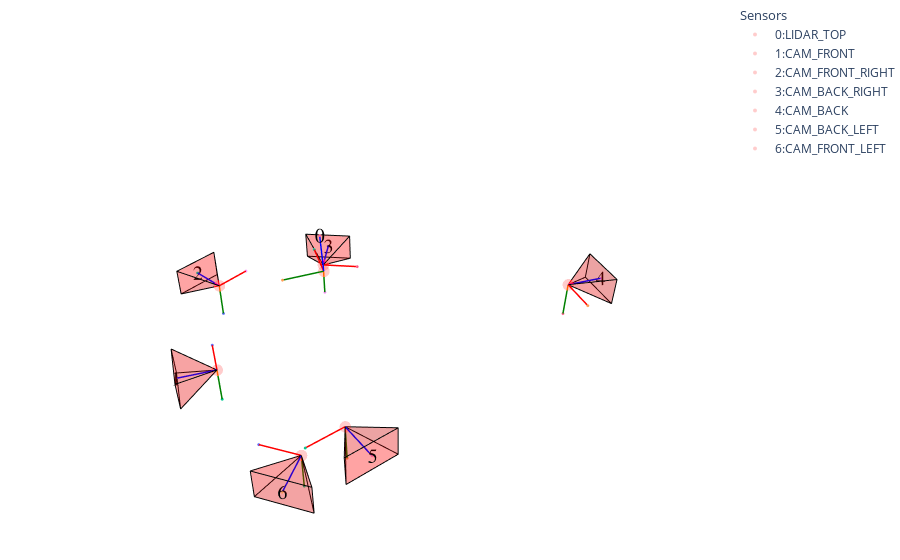

The notebook cell saved with this chart:
### Markdown cell above
### Plot Camera Pose

### Code cell
nusc = NuScenes(version='v1.0-mini', dataroot='data/sets/nuscenes', verbose=False)
sensors = ['LIDAR_TOP', 'CAM_FRONT', 'CAM_FRONT_RIGHT', 'CAM_BACK_RIGHT', 'CAM_BACK', 'CAM_BACK_LEFT', 'CAM_FRONT_LEFT']

scene_idx = 1
scene = nusc.scene[scene_idx]
first_sample_token = scene['first_sample_token']
scene_sample = nusc.get('sample', first_sample_token)
sensor_params = SensorParameters(nusc, scene_sample, sensors)

tvs, transform_matrices = sensor_params.global_pose(sensor_params.current_sample, inverse=True)

q = Quaternion(tvs[0][:-3])

# plot_camera_pose(transform_matrices, sensors)
fig = plot_camera_pose(transform_matrices, sensors)

### Figure 1 — Plotly figure (JSON) as saved in the notebook; plotly's stock layout.template omitted (floating-point values rounded to 4 significant figures)
{"data": [{"legendgroup": "main", "legendgrouptitle": {"text": "Sensors"}, "marker": {"color": "rgba(255, 0, 0, 0.2)", "size": 4}, "mode": "markers", "name": "0:LIDAR_TOP", "showlegend": true, "type": "scatter3d", "x": [601.0], "y": [1647.0], "z": [1.823]}, {"line": {"color": "red", "width": 3}, "mode": "lines", "name": "Axis 1", "showlegend": false, "type": "scatter3d", "x": [601.0, 600.9], "y": [1647.0, 1647.0], "z": [1.823, 1.822]}, {"marker": {"size": 1}, "mode": "markers", "showlegend": false, "type": "scatter3d", "x": [600.9], "y": [1647.0], "z": [1.822]}, {"line": {"color": "green", "width": 3}, "mode": "lines", "name": "Axis 2", "showlegend": false, "type": "scatter3d", "x": [601.0, 601.1], "y": [1647.0, 1647.0], "z": [1.823, 1.814]}, {"marker": {"size": 1}, "mode": "markers", "showlegend": false, "type": "scatter3d", "x": [601.1], "y": [1647.0], "z": [1.814]}, {"line": {"color": "blue", "width": 3}, "mode": "lines", "name": "Axis 3", "showlegend": false, "type": "scatter3d", "x": [601.0, 601.0], "y": [1647.0, 1647.0], "z": [1.823, 1.973]}, {"marker": {"size": 1}, "mode": "markers", "showlegend": false, "type": "scatter3d", "x": [601.0], "y": [1647.0], "z": [1.973]}, {"mode": "text", "showlegend": false, "text": ["0"], "textfont": {"color": "black", "family": "Arial", "size": 20}, "textposition": "middle center", "type": "scatter3d", "x": [601.0], "y": [1647.0], "z": [1.973]}, {"legendgroup": "main", "legendgrouptitle": {"text": "Sensors"}, "marker": {"color": "rgba(255, 0, 0, 0.2)", "size": 4}, "mode": "markers", "name": "1:CAM_FRONT", "showlegend": true, "type": "scatter3d", "x": [601.4], "y": [1647.0], "z": [1.464]}, {"line": {"color": "black", "width": 2}, "mode": "lines", "showlegend": false, "type": "scatter3d", "x": [601.5, 601.6, 601.6, 601.5], "y": [1647.0, 1647.0, 1647.0, 1647.0], "z": [1.401, 1.405, 1.525, 1.521]}, {"color": "rgba(255, 0, 0, 0.2)", "showlegend": false, "type": "mesh3d", "x": [601.5, 601.6, 601.6, 601.5], "y": [1647.0, 1647.0, 1647.0, 1647.0], "z": [1.401, 1.405, 1.525, 1.521]}, {"line": {"color": "black", "width": 2}, "mode": "lines", "showlegend": false, "type": "scatter3d", "x": [601.5, 601.6, 601.4], "y": [1647.0, 1647.0, 1647.0], "z": [1.401, 1.405, 1.464]}, {"color": "rgba(255, 0, 0, 0.2)", "showlegend": false, "type": "mesh3d", "x": [601.5, 601.6, 601.4], "y": [1647.0, 1647.0, 1647.0], "z": [1.401, 1.405, 1.464]}, {"line": {"color": "black", "width": 2}, "mode": "lines", "showlegend": false, "type": "scatter3d", "x": [601.6, 601.6, 601.4], "y": [1647.0, 1647.0, 1647.0], "z": [1.405, 1.525, 1.464]}, {"color": "rgba(255, 0, 0, 0.2)", "showlegend": false, "type": "mesh3d", "x": [601.6, 601.6, 601.4], "y": [1647.0, 1647.0, 1647.0], "z": [1.405, 1.525, 1.464]}, {"line": {"color": "black", "width": 2}, "mode": "lines", "showlegend": false, "type": "scatter3d", "x": [601.6, 601.5, 601.4], "y": [1647.0, 1647.0, 1647.0], "z": [1.525, 1.521, 1.464]}, {"color": "rgba(255, 0, 0, 0.2)", "showlegend": false, "type": "mesh3d", "x": [601.6, 601.5, 601.4], "y": [1647.0, 1647.0, 1647.0], "z": [1.525, 1.521, 1.464]}, {"line": {"color": "black", "width": 2}, "mode": "lines", "showlegend": false, "type": "scatter3d", "x": [601.5, 601.5, 601.4], "y": [1647.0, 1647.0, 1647.0], "z": [1.521, 1.401, 1.464]}, {"color": "rgba(255, 0, 0, 0.2)", "showlegend": false, "type": "mesh3d", "x": [601.5, 601.5, 601.4], "y": [1647.0, 1647.0, 1647.0], "z": [1.521, 1.401, 1.464]}, {"line": {"color": "red", "width": 3}, "mode": "lines", "name": "Axis 1", "showlegend": false, "type": "scatter3d", "x": [601.4, 601.3], "y": [1647.0, 1647.0], "z": [1.464, 1.462]}, {"marker": {"size": 1}, "mode": "markers", "showlegend": false, "type": "scatter3d", "x": [601.3], "y": [1647.0], "z": [1.462]}, {"line": {"color": "green", "width": 3}, "mode": "lines", "name": "Axis 2", "showlegend": false, "type": "scatter3d", "x": [601.4, 601.4], "y": [1647.0, 1647.0], "z": [1.464, 1.314]}, {"marker": {"size": 1}, "mode": "markers", "showlegend": false, "type": "scatter3d", "x": [601.4], "y": [1647.0], "z": [1.314]}, {"line": {"color": "blue", "width": 3}, "mode": "lines", "name": "Axis 3", "showlegend": false, "type": "scatter3d", "x": [601.4, 601.5], "y": [1647.0, 1647.0], "z": [1.464, 1.463]}, {"marker": {"size": 1}, "mode": "markers", "showlegend": false, "type": "scatter3d", "x": [601.5], "y": [1647.0], "z": [1.463]}, {"mode": "text", "showlegend": false, "text": ["1"], "textfont": {"color": "black", "family": "Arial", "size": 20}, "textposition": "middle center", "type": "scatter3d", "x": [601.5], "y": [1647.0], "z": [1.463]}, {"legendgroup": "main", "legendgrouptitle": {"text": "Sensors"}, "marker": {"color": "rgba(255, 0, 0, 0.2)", "size": 4}, "mode": "markers", "name": "2:CAM_FRONT_RIGHT", "showlegend": true, "type": "scatter3d", "x": [601.1], "y": [1646.0], "z": [1.487]}, {"line": {"color": "black", "width": 2}, "mode": "lines", "showlegend": false, "type": "scatter3d", "x": [601.0, 601.2, 601.2, 601.0], "y": [1646.0, 1646.0, 1646.0, 1646.0], "z": [1.426, 1.426, 1.546, 1.546]}, {"color": "rgba(255, 0, 0, 0.2)", "showlegend": false, "type": "mesh3d", "x": [601.0, 601.2, 601.2, 601.0], "y": [1646.0, 1646.0, 1646.0, 1646.0], "z": [1.426, 1.426, 1.546, 1.546]}, {"line": {"color": "black", "width": 2}, "mode": "lines", "showlegend": false, "type": "scatter3d", "x": [601.0, 601.2, 601.1], "y": [1646.0, 1646.0, 1646.0], "z": [1.426, 1.426, 1.487]}, {"color": "rgba(255, 0, 0, 0.2)", "showlegend": false, "type": "mesh3d", "x": [601.0, 601.2, 601.1], "y": [1646.0, 1646.0, 1646.0], "z": [1.426, 1.426, 1.487]}, {"line": {"color": "black", "width": 2}, "mode": "lines", "showlegend": false, "type": "scatter3d", "x": [601.2, 601.2, 601.1], "y": [1646.0, 1646.0, 1646.0], "z": [1.426, 1.546, 1.487]}, {"color": "rgba(255, 0, 0, 0.2)", "showlegend": false, "type": "mesh3d", "x": [601.2, 601.2, 601.1], "y": [1646.0, 1646.0, 1646.0], "z": [1.426, 1.546, 1.487]}, {"line": {"color": "black", "width": 2}, "mode": "lines", "showlegend": false, "type": "scatter3d", "x": [601.2, 601.0, 601.1], "y": [1646.0, 1646.0, 1646.0], "z": [1.546, 1.546, 1.487]}, {"color": "rgba(255, 0, 0, 0.2)", "showlegend": false, "type": "mesh3d", "x": [601.2, 601.0, 601.1], "y": [1646.0, 1646.0, 1646.0], "z": [1.546, 1.546, 1.487]}, {"line": {"color": "black", "width": 2}, "mode": "lines", "showlegend": false, "type": "scatter3d", "x": [601.0, 601.0, 601.1], "y": [1646.0, 1646.0, 1646.0], "z": [1.546, 1.426, 1.487]}, {"color": "rgba(255, 0, 0, 0.2)", "showlegend": false, "type": "mesh3d", "x": [601.0, 601.0, 601.1], "y": [1646.0, 1646.0, 1646.0], "z": [1.546, 1.426, 1.487]}, {"line": {"color": "red", "width": 3}, "mode": "lines", "name": "Axis 1", "showlegend": false, "type": "scatter3d", "x": [601.1, 600.9], "y": [1646.0, 1646.0], "z": [1.487, 1.487]}, {"marker": {"size": 1}, "mode": "markers", "showlegend": false, "type": "scatter3d", "x": [600.9], "y": [1646.0], "z": [1.487]}, {"line": {"color": "green", "width": 3}, "mode": "lines", "name": "Axis 2", "showlegend": false, "type": "scatter3d", "x": [601.1, 601.1], "y": [1646.0, 1646.0], "z": [1.487, 1.337]}, {"marker": {"size": 1}, "mode": "markers", "showlegend": false, "type": "scatter3d", "x": [601.1], "y": [1646.0], "z": [1.337]}, {"line": {"color": "blue", "width": 3}, "mode": "lines", "name": "Axis 3", "showlegend": false, "type": "scatter3d", "x": [601.1, 601.1], "y": [1646.0, 1646.0], "z": [1.487, 1.486]}, {"marker": {"size": 1}, "mode": "markers", "showlegend": false, "type": "scatter3d", "x": [601.1], "y": [1646.0], "z": [1.486]}, {"mode": "text", "showlegend": false, "text": ["2"], "textfont": {"color": "black", "family": "Arial", "size": 20}, "textposition": "middle center", "type": "scatter3d", "x": [601.1], "y": [1646.0], "z": [1.486]}, {"legendgroup": "main", "legendgrouptitle": {"text": "Sensors"}, "marker": {"color": "rgba(255, 0, 0, 0.2)", "size": 4}, "mode": "markers", "name": "3:CAM_BACK_RIGHT", "showlegend": true, "type": "scatter3d", "x": [600.7], "y": [1647.0], "z": [1.53]}, {"line": {"color": "black", "width": 2}, "mode": "lines", "showlegend": false, "type": "scatter3d", "x": [600.5, 600.6, 600.6, 600.5], "y": [1647.0, 1646.0, 1646.0, 1647.0], "z": [1.473, 1.47, 1.59, 1.593]}, {"color": "rgba(255, 0, 0, 0.2)", "showlegend": false, "type": "mesh3d", "x": [600.5, 600.6, 600.6, 600.5], "y": [1647.0, 1646.0, 1646.0, 1647.0], "z": [1.473, 1.47, 1.59, 1.593]}, {"line": {"color": "black", "width": 2}, "mode": "lines", "showlegend": false, "type": "scatter3d", "x": [600.5, 600.6, 600.7], "y": [1647.0, 1646.0, 1647.0], "z": [1.473, 1.47, 1.53]}, {"color": "rgba(255, 0, 0, 0.2)", "showlegend": false, "type": "mesh3d", "x": [600.5, 600.6, 600.7], "y": [1647.0, 1646.0, 1647.0], "z": [1.473, 1.47, 1.53]}, {"line": {"color": "black", "width": 2}, "mode": "lines", "showlegend": false, "type": "scatter3d", "x": [600.6, 600.6, 600.7], "y": [1646.0, 1646.0, 1647.0], "z": [1.47, 1.59, 1.53]}, {"color": "rgba(255, 0, 0, 0.2)", "showlegend": false, "type": "mesh3d", "x": [600.6, 600.6, 600.7], "y": [1646.0, 1646.0, 1647.0], "z": [1.47, 1.59, 1.53]}, {"line": {"color": "black", "width": 2}, "mode": "lines", "showlegend": false, "type": "scatter3d", "x": [600.6, 600.5, 600.7], "y": [1646.0, 1647.0, 1647.0], "z": [1.59, 1.593, 1.53]}, {"color": "rgba(255, 0, 0, 0.2)", "showlegend": false, "type": "mesh3d", "x": [600.6, 600.5, 600.7], "y": [1646.0, 1647.0, 1647.0], "z": [1.59, 1.593, 1.53]}, {"line": {"color": "black", "width": 2}, "mode": "lines", "showlegend": false, "type": "scatter3d", "x": [600.5, 600.5, 600.7], "y": [1647.0, 1647.0, 1647.0], "z": [1.593, 1.473, 1.53]}, {"color": "rgba(255, 0, 0, 0.2)", "showlegend": false, "type": "mesh3d", "x": [600.5, 600.5, 600.7], "y": [1647.0, 1647.0, 1647.0], "z": [1.593, 1.473, 1.53]}, {"line": {"color": "red", "width": 3}, "mode": "lines", "name": "Axis 1", "showlegend": false, "type": "scatter3d", "x": [600.7, 600.6], "y": [1647.0, 1647.0], "z": [1.53, 1.532]}, {"marker": {"size": 1}, "mode": "markers", "showlegend": false, "type": "scatter3d", "x": [600.6], "y": [1647.0], "z": [1.532]}, {"line": {"color": "green", "width": 3}, "mode": "lines", "name": "Axis 2", "showlegend": false, "type": "scatter3d", "x": [600.7, 600.7], "y": [1647.0, 1647.0], "z": [1.53, 1.38]}, {"marker": {"size": 1}, "mode": "markers", "showlegend": false, "type": "scatter3d", "x": [600.7], "y": [1647.0], "z": [1.38]}, {"line": {"color": "blue", "width": 3}, "mode": "lines", "name": "Axis 3", "showlegend": false, "type": "scatter3d", "x": [600.7, 600.6], "y": [1647.0, 1647.0], "z": [1.53, 1.532]}, {"marker": {"size": 1}, "mode": "markers", "showlegend": false, "type": "scatter3d", "x": [600.6], "y": [1647.0], "z": [1.532]}, {"mode": "text", "showlegend": false, "text": ["3"], "textfont": {"color": "black", "family": "Arial", "size": 20}, "textposition": "middle center", "type": "scatter3d", "x": [600.6], "y": [1647.0], "z": [1.532]}, {"legendgroup": "main", "legendgrouptitle": {"text": "Sensors"}, "marker": {"color": "rgba(255, 0, 0, 0.2)", "size": 4}, "mode": "markers", "name": "4:CAM_BACK", "showlegend": true, "type": "scatter3d", "x": [600.1], "y": [1647.0], "z": [1.567]}, {"line": {"color": "black", "width": 2}, "mode": "lines", "showlegend": false, "type": "scatter3d", "x": [600.0, 599.9, 599.9, 600.0], "y": [1648.0, 1647.0, 1647.0, 1648.0], "z": [1.512, 1.509, 1.629, 1.632]}, {"color": "rgba(255, 0, 0, 0.2)", "showlegend": false, "type": "mesh3d", "x": [600.0, 599.9, 599.9, 600.0], "y": [1648.0, 1647.0, 1647.0, 1648.0], "z": [1.512, 1.509, 1.629, 1.632]}, {"line": {"color": "black", "width": 2}, "mode": "lines", "showlegend": false, "type": "scatter3d", "x": [600.0, 599.9, 600.1], "y": [1648.0, 1647.0, 1647.0], "z": [1.512, 1.509, 1.567]}, {"color": "rgba(255, 0, 0, 0.2)", "showlegend": false, "type": "mesh3d", "x": [600.0, 599.9, 600.1], "y": [1648.0, 1647.0, 1647.0], "z": [1.512, 1.509, 1.567]}, {"line": {"color": "black", "width": 2}, "mode": "lines", "showlegend": false, "type": "scatter3d", "x": [599.9, 599.9, 600.1], "y": [1647.0, 1647.0, 1647.0], "z": [1.509, 1.629, 1.567]}, {"color": "rgba(255, 0, 0, 0.2)", "showlegend": false, "type": "mesh3d", "x": [599.9, 599.9, 600.1], "y": [1647.0, 1647.0, 1647.0], "z": [1.509, 1.629, 1.567]}, {"line": {"color": "black", "width": 2}, "mode": "lines", "showlegend": false, "type": "scatter3d", "x": [599.9, 600.0, 600.1], "y": [1647.0, 1648.0, 1647.0], "z": [1.629, 1.632, 1.567]}, {"color": "rgba(255, 0, 0, 0.2)", "showlegend": false, "type": "mesh3d", "x": [599.9, 600.0, 600.1], "y": [1647.0, 1648.0, 1647.0], "z": [1.629, 1.632, 1.567]}, {"line": {"color": "black", "width": 2}, "mode": "lines", "showlegend": false, "type": "scatter3d", "x": [600.0, 600.0, 600.1], "y": [1648.0, 1648.0, 1647.0], "z": [1.632, 1.512, 1.567]}, {"color": "rgba(255, 0, 0, 0.2)", "showlegend": false, "type": "mesh3d", "x": [600.0, 600.0, 600.1], "y": [1648.0, 1648.0, 1647.0], "z": [1.632, 1.512, 1.567]}, {"line": {"color": "red", "width": 3}, "mode": "lines", "name": "Axis 1", "showlegend": false, "type": "scatter3d", "x": [600.1, 600.2], "y": [1647.0, 1648.0], "z": [1.567, 1.569]}, {"marker": {"size": 1}, "mode": "markers", "showlegend": false, "type": "scatter3d", "x": [600.2], "y": [1648.0], "z": [1.569]}, {"line": {"color": "green", "width": 3}, "mode": "lines", "name": "Axis 2", "showlegend": false, "type": "scatter3d", "x": [600.1, 600.1], "y": [1647.0, 1648.0], "z": [1.567, 1.417]}, {"marker": {"size": 1}, "mode": "markers", "showlegend": false, "type": "scatter3d", "x": [600.1], "y": [1648.0], "z": [1.417]}, {"line": {"color": "blue", "width": 3}, "mode": "lines", "name": "Axis 3", "showlegend": false, "type": "scatter3d", "x": [600.1, 600.0], "y": [1647.0, 1648.0], "z": [1.567, 1.57]}, {"marker": {"size": 1}, "mode": "markers", "showlegend": false, "type": "scatter3d", "x": [600.0], "y": [1648.0], "z": [1.57]}, {"mode": "text", "showlegend": false, "text": ["4"], "textfont": {"color": "black", "family": "Arial", "size": 20}, "textposition": "middle center", "type": "scatter3d", "x": [600.0], "y": [1648.0], "z": [1.57]}, {"legendgroup": "main", "legendgrouptitle": {"text": "Sensors"}, "marker": {"color": "rgba(255, 0, 0, 0.2)", "size": 4}, "mode": "markers", "name": "5:CAM_BACK_LEFT", "showlegend": true, "type": "scatter3d", "x": [601.3], "y": [1647.0], "z": [1.546]}, {"line": {"color": "black", "width": 2}, "mode": "lines", "showlegend": false, "type": "scatter3d", "x": [601.4, 601.2, 601.2, 601.4], "y": [1648.0, 1648.0, 1648.0, 1648.0], "z": [1.489, 1.492, 1.612, 1.609]}, {"color": "rgba(255, 0, 0, 0.2)", "showlegend": false, "type": "mesh3d", "x": [601.4, 601.2, 601.2, 601.4], "y": [1648.0, 1648.0, 1648.0, 1648.0], "z": [1.489, 1.492, 1.612, 1.609]}, {"line": {"color": "black", "width": 2}, "mode": "lines", "showlegend": false, "type": "scatter3d", "x": [601.4, 601.2, 601.3], "y": [1648.0, 1648.0, 1647.0], "z": [1.489, 1.492, 1.546]}, {"color": "rgba(255, 0, 0, 0.2)", "showlegend": false, "type": "mesh3d", "x": [601.4, 601.2, 601.3], "y": [1648.0, 1648.0, 1647.0], "z": [1.489, 1.492, 1.546]}, {"line": {"color": "black", "width": 2}, "mode": "lines", "showlegend": false, "type": "scatter3d", "x": [601.2, 601.2, 601.3], "y": [1648.0, 1648.0, 1647.0], "z": [1.492, 1.612, 1.546]}, {"color": "rgba(255, 0, 0, 0.2)", "showlegend": false, "type": "mesh3d", "x": [601.2, 601.2, 601.3], "y": [1648.0, 1648.0, 1647.0], "z": [1.492, 1.612, 1.546]}, {"line": {"color": "black", "width": 2}, "mode": "lines", "showlegend": false, "type": "scatter3d", "x": [601.2, 601.4, 601.3], "y": [1648.0, 1648.0, 1647.0], "z": [1.612, 1.609, 1.546]}, {"color": "rgba(255, 0, 0, 0.2)", "showlegend": false, "type": "mesh3d", "x": [601.2, 601.4, 601.3], "y": [1648.0, 1648.0, 1647.0], "z": [1.612, 1.609, 1.546]}, {"line": {"color": "black", "width": 2}, "mode": "lines", "showlegend": false, "type": "scatter3d", "x": [601.4, 601.4, 601.3], "y": [1648.0, 1648.0, 1647.0], "z": [1.609, 1.489, 1.546]}, {"color": "rgba(255, 0, 0, 0.2)", "showlegend": false, "type": "mesh3d", "x": [601.4, 601.4, 601.3], "y": [1648.0, 1648.0, 1647.0], "z": [1.609, 1.489, 1.546]}, {"line": {"color": "red", "width": 3}, "mode": "lines", "name": "Axis 1", "showlegend": false, "type": "scatter3d", "x": [601.3, 601.4], "y": [1647.0, 1647.0], "z": [1.546, 1.543]}, {"marker": {"size": 1}, "mode": "markers", "showlegend": false, "type": "scatter3d", "x": [601.4], "y": [1647.0], "z": [1.543]}, {"line": {"color": "green", "width": 3}, "mode": "lines", "name": "Axis 2", "showlegend": false, "type": "scatter3d", "x": [601.3, 601.3], "y": [1647.0, 1647.0], "z": [1.546, 1.396]}, {"marker": {"size": 1}, "mode": "markers", "showlegend": false, "type": "scatter3d", "x": [601.3], "y": [1647.0], "z": [1.396]}, {"line": {"color": "blue", "width": 3}, "mode": "lines", "name": "Axis 3", "showlegend": false, "type": "scatter3d", "x": [601.3, 601.3], "y": [1647.0, 1648.0], "z": [1.546, 1.551]}, {"marker": {"size": 1}, "mode": "markers", "showlegend": false, "type": "scatter3d", "x": [601.3], "y": [1648.0], "z": [1.551]}, {"mode": "text", "showlegend": false, "text": ["5"], "textfont": {"color": "black", "family": "Arial", "size": 20}, "textposition": "middle center", "type": "scatter3d", "x": [601.3], "y": [1648.0], "z": [1.551]}, {"legendgroup": "main", "legendgrouptitle": {"text": "Sensors"}, "marker": {"color": "rgba(255, 0, 0, 0.2)", "size": 4}, "mode": "markers", "name": "6:CAM_FRONT_LEFT", "showlegend": true, "type": "scatter3d", "x": [601.4], "y": [1647.0], "z": [1.481]}, {"line": {"color": "black", "width": 2}, "mode": "lines", "showlegend": false, "type": "scatter3d", "x": [601.6, 601.5, 601.5, 601.6], "y": [1647.0, 1647.0, 1647.0, 1647.0], "z": [1.421, 1.425, 1.545, 1.541]}, {"color": "rgba(255, 0, 0, 0.2)", "showlegend": false, "type": "mesh3d", "x": [601.6, 601.5, 601.5, 601.6], "y": [1647.0, 1647.0, 1647.0, 1647.0], "z": [1.421, 1.425, 1.545, 1.541]}, {"line": {"color": "black", "width": 2}, "mode": "lines", "showlegend": false, "type": "scatter3d", "x": [601.6, 601.5, 601.4], "y": [1647.0, 1647.0, 1647.0], "z": [1.421, 1.425, 1.481]}, {"color": "rgba(255, 0, 0, 0.2)", "showlegend": false, "type": "mesh3d", "x": [601.6, 601.5, 601.4], "y": [1647.0, 1647.0, 1647.0], "z": [1.421, 1.425, 1.481]}, {"line": {"color": "black", "width": 2}, "mode": "lines", "showlegend": false, "type": "scatter3d", "x": [601.5, 601.5, 601.4], "y": [1647.0, 1647.0, 1647.0], "z": [1.425, 1.545, 1.481]}, {"color": "rgba(255, 0, 0, 0.2)", "showlegend": false, "type": "mesh3d", "x": [601.5, 601.5, 601.4], "y": [1647.0, 1647.0, 1647.0], "z": [1.425, 1.545, 1.481]}, {"line": {"color": "black", "width": 2}, "mode": "lines", "showlegend": false, "type": "scatter3d", "x": [601.5, 601.6, 601.4], "y": [1647.0, 1647.0, 1647.0], "z": [1.545, 1.541, 1.481]}, {"color": "rgba(255, 0, 0, 0.2)", "showlegend": false, "type": "mesh3d", "x": [601.5, 601.6, 601.4], "y": [1647.0, 1647.0, 1647.0], "z": [1.545, 1.541, 1.481]}, {"line": {"color": "black", "width": 2}, "mode": "lines", "showlegend": false, "type": "scatter3d", "x": [601.6, 601.6, 601.4], "y": [1647.0, 1647.0, 1647.0], "z": [1.541, 1.421, 1.481]}, {"color": "rgba(255, 0, 0, 0.2)", "showlegend": false, "type": "mesh3d", "x": [601.6, 601.6, 601.4], "y": [1647.0, 1647.0, 1647.0], "z": [1.541, 1.421, 1.481]}, {"line": {"color": "red", "width": 3}, "mode": "lines", "name": "Axis 1", "showlegend": false, "type": "scatter3d", "x": [601.4, 601.5], "y": [1647.0, 1647.0], "z": [1.481, 1.478]}, {"marker": {"size": 1}, "mode": "markers", "showlegend": false, "type": "scatter3d", "x": [601.5], "y": [1647.0], "z": [1.478]}, {"line": {"color": "green", "width": 3}, "mode": "lines", "name": "Axis 2", "showlegend": false, "type": "scatter3d", "x": [601.4, 601.4], "y": [1647.0, 1647.0], "z": [1.481, 1.331]}, {"marker": {"size": 1}, "mode": "markers", "showlegend": false, "type": "scatter3d", "x": [601.4], "y": [1647.0], "z": [1.331]}, {"line": {"color": "blue", "width": 3}, "mode": "lines", "name": "Axis 3", "showlegend": false, "type": "scatter3d", "x": [601.4, 601.6], "y": [1647.0, 1647.0], "z": [1.481, 1.483]}, {"marker": {"size": 1}, "mode": "markers", "showlegend": false, "type": "scatter3d", "x": [601.6], "y": [1647.0], "z": [1.483]}, {"mode": "text", "showlegend": false, "text": ["6"], "textfont": {"color": "black", "family": "Arial", "size": 20}, "textposition": "middle center", "type": "scatter3d", "x": [601.6], "y": [1647.0], "z": [1.483]}], "layout": {"margin": {"b": 0, "l": 0, "r": 0, "t": 0}, "scene": {"aspectmode": "data", "aspectratio": {"x": 1, "y": 1, "z": 0.5}, "domain": {"x": [0, 1], "y": [0, 1]}, "xaxis": {"title": {"text": "X"}, "visible": false}, "yaxis": {"title": {"text": "Y"}, "visible": false}, "zaxis": {"visible": false}}}}
